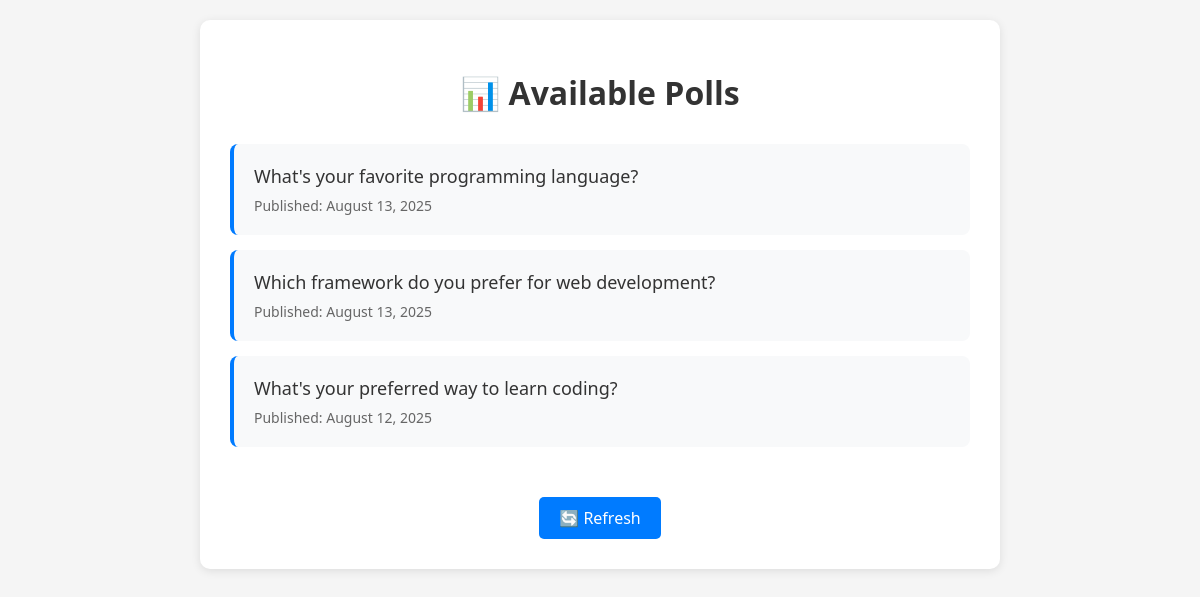
Screenshot of /polls/ with the database file from the repository.
### polls/models.py (models this page shows, shortened)
class Question(models.Model):
    question_text = models.CharField(max_length=200)
    pub_date = models.DateTimeField("date published")

### polls/views.py (the view)
# urls.py: path("", views.index, name="index"),
def index(request):
    latest_question_list = Question.objects.order_by("-pub_date")[:5]
    context = {"latest_question_list": latest_question_list}
    return render(request, "polls/index.html", context)

### polls/templates/polls/index.html (shortened to what this page needs)
<!DOCTYPE html>
<html lang="en">
  <head>
  </head>
  <body>
    <div class="container">
      <h1>📊 Available Polls</h1>
      {% if latest_question_list %}
      <ul class="poll-list">
        {% for question in latest_question_list %}
        <li class="poll-item">
          <a href="{% url 'polls:detail' question.id %}" class="poll-link">
            {{ question.question_text }}
          </a>
          <div class="poll-date">
            Published: {{ question.pub_date|date:"F d, Y" }}
          </div>
        </li>
        {% endfor %}
      </ul>
      {% else %}
      <div class="no-polls">
        <p>No polls are available yet.</p>
        <p>Check back later or contact the administrator to add some polls!</p>
      </div>
      {% endif %}
      <div style="text-align: center; margin-top: 30px">
        <a href="{% url 'polls:index' %}" class="btn">🔄 Refresh</a>
      </div>
    </div>
  </body>
</html>

### polls/templates/polls/index.html (style rules this page uses)
body { font-family: "Segoe UI", Tahoma, Geneva, Verdana, sans-serif; max-width: 800px; margin: 0 auto; padding: 20px; background-color: #f5f5f5; }
.container { background: white; padding: 30px; border-radius: 10px; box-shadow: 0 2px 10px rgba(0, 0, 0, 0.1); }
h1 { color: #333; text-align: center; margin-bottom: 30px; }
.poll-list { list-style: none; padding: 0; }
.poll-item { background: #f8f9fa; margin: 15px 0; padding: 20px; border-radius: 8px; border-left: 4px solid #007bff; transition: transform 0.2s; }
.poll-link { text-decoration: none; color: #333; font-size: 18px; font-weight: 500; }
.poll-date { color: #666; font-size: 14px; margin-top: 8px; }
.btn { display: inline-block; padding: 10px 20px; background-color: #007bff; color: white; text-decoration: none; border-radius: 5px; margin-top: 20px; }

### rows the page displays
Question: question_text "What's your favorite programming language?", pub_date "August 13, 2025"
Question: question_text "Which framework do you prefer for web development?", pub_date "August 13, 2025"
Question: question_text "What's your preferred way to learn coding?", pub_date "August 12, 2025"
